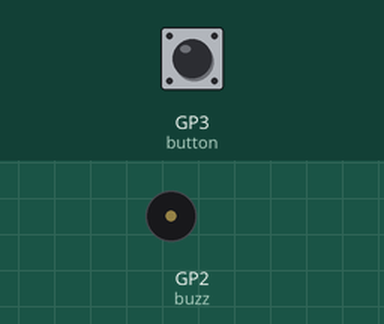
A program run on a simulated Raspberry Pi Pico running MicroPython. On the bench: buzzer (waves = sounding). The test bench sets the inputs (shaded band); at power-on: GP3 (button) HIGH. What the program prints to the serial console is not drawn.

Above: at 4.2 s.
4.3 s: GP3 (button) pulsed LOW 5 times (0.12 s each, 0.3 s apart)
At 5.05 s:
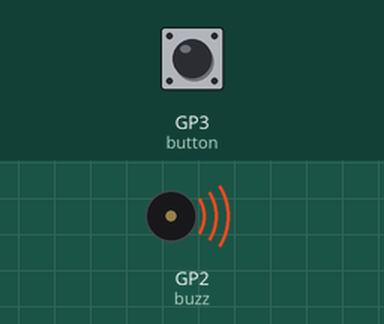
Timing chart, 0 to 7.3 s (numbered marks = the images above; inputs shaded):
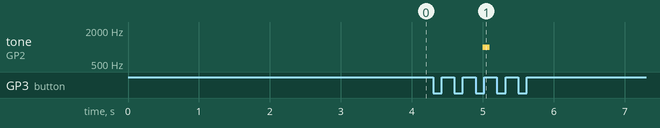

The program:

hw2.py
```python
from machine import Pin, PWM
from utime import sleep, sleep_ms

from utime import ticks_ms, ticks_diff

buzz_pin = 2
buzz = PWM(Pin(buzz_pin))
buzz.duty_u16(0)
buzz.freq(1000)

btn_pin = 3
button = Pin(btn_pin, mode=Pin.IN, pull=Pin.PULL_UP)

def button_press(pin):
    t2 = ticks_ms()

    global waiting
    if waiting:

        waiting = False
        print(f"Reaction time: {ticks_diff(t2, t1)} ms")

button.irq(trigger=Pin.IRQ_FALLING, handler=button_press)
waiting = False
sleep(5)
waiting = True

t1 = ticks_ms()
buzz.duty_u16(32768)
sleep_ms(100)
buzz.duty_u16(0)

while waiting:
    sleep_ms(100)
```
